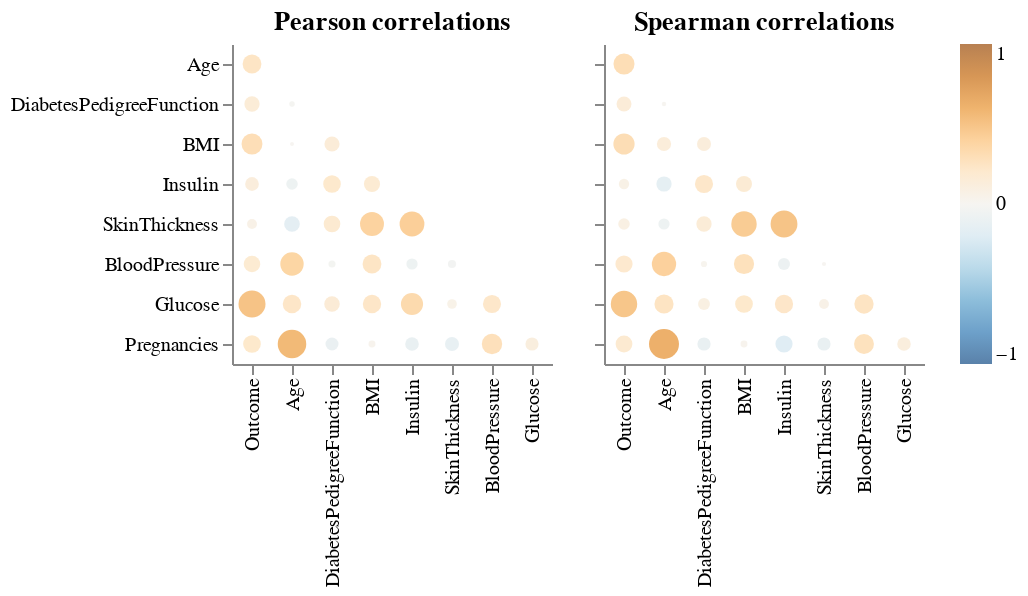

Write notebook code for a chart like this one.
### Code cell
# Visualize correlations across features
aly.corr(train_df)

### Figure 1 — Vega-Lite specification as saved in the notebook (floating-point values rounded to 4 significant figures)
{"config": {"view": {"continuousWidth": 300, "continuousHeight": 300, "strokeWidth": 0}}, "concat": [{"data": {"name": "data-4dfae0c8e23f5321a20c69ab94dbfc46"}, "mark": {"type": "circle"}, "encoding": {"color": {"field": "value", "scale": {"domain": [-1, 1], "scheme": "blueorange"}, "title": "", "type": "quantitative"}, "size": {"field": "abs_value", "legend": null, "scale": {"domain": [0, 1]}, "type": "quantitative"}, "tooltip": [{"field": "value", "format": ".2f", "title": "corr", "type": "quantitative"}, {"field": "index", "title": "x", "type": "nominal"}, {"field": "variable", "title": "y", "type": "nominal"}], "x": {"field": "index", "sort": ["Outcome", "Age", "DiabetesPedigreeFunction", "BMI", "Insulin", "SkinThickness", "BloodPressure", "Glucose"], "title": "", "type": "nominal"}, "y": {"axis": {}, "field": "variable", "sort": ["Age", "DiabetesPedigreeFunction", "BMI", "Insulin", "SkinThickness", "BloodPressure", "Glucose", "Pregnancies"], "title": "", "type": "nominal"}}, "title": "Pearson correlations", "transform": [{"calculate": "abs(datum.value)", "as": "abs_value"}]}, {"data": {"name": "data-6e3da3c3e57dcdd3475707af15cdaedc"}, "mark": {"type": "circle"}, "encoding": {"color": {"field": "value", "scale": {"domain": [-1, 1], "scheme": "blueorange"}, "title": "", "type": "quantitative"}, "size": {"field": "abs_value", "legend": null, "scale": {"domain": [0, 1]}, "type": "quantitative"}, "tooltip": [{"field": "value", "format": ".2f", "title": "corr", "type": "quantitative"}, {"field": "index", "title": "x", "type": "nominal"}, {"field": "variable", "title": "y", "type": "nominal"}], "x": {"field": "index", "sort": ["Outcome", "Age", "DiabetesPedigreeFunction", "BMI", "Insulin", "SkinThickness", "BloodPressure", "Glucose"], "title": "", "type": "nominal"}, "y": {"axis": {"labels": false}, "field": "variable", "sort": ["Age", "DiabetesPedigreeFunction", "BMI", "Insulin", "SkinThickness", "BloodPressure", "Glucose", "Pregnancies"], "title": "", "type": "nominal"}}, "title": "Spearman correlations", "transform": [{"calculate": "abs(datum.value)", "as": "abs_value"}]}], "resolve": {"axis": {"y": "shared"}}, "$schema": "https://vega.github.io/schema/vega-lite/v5.20.1.json", "datasets": {"data-4dfae0c8e23f5321a20c69ab94dbfc46": [{"index": "Outcome", "variable": "SkinThickness", "value": 0.05805}, {"index": "Age", "variable": "SkinThickness", "value": -0.1612}, {"index": "DiabetesPedigreeFunction", "variable": "SkinThickness", "value": 0.183}, {"index": "BMI", "variable": "SkinThickness", "value": 0.39}, {"index": "Insulin", "variable": "SkinThickness", "value": 0.4195}, {"index": "Outcome", "variable": "Pregnancies", "value": 0.2079}, {"index": "BloodPressure", "variable": "Pregnancies", "value": 0.2792}, {"index": "Glucose", "variable": "Pregnancies", "value": 0.1092}, {"index": "Age", "variable": "Pregnancies", "value": 0.5592}, {"index": "SkinThickness", "variable": "Pregnancies", "value": -0.127}, {"index": "Insulin", "variable": "Pregnancies", "value": -0.1188}, {"index": "BMI", "variable": "Pregnancies", "value": 0.02271}, {"index": "DiabetesPedigreeFunction", "variable": "Pregnancies", "value": -0.1068}, {"index": "Outcome", "variable": "Insulin", "value": 0.1217}, {"index": "BMI", "variable": "Insulin", "value": 0.171}, {"index": "DiabetesPedigreeFunction", "variable": "Insulin", "value": 0.2068}, {"index": "Age", "variable": "Insulin", "value": -0.08123}, {"index": "BloodPressure", "variable": "Glucose", "value": 0.2176}, {"index": "SkinThickness", "variable": "Glucose", "value": 0.05454}, {"index": "Outcome", "variable": "Glucose", "value": 0.4999}, {"index": "DiabetesPedigreeFunction", "variable": "Glucose", "value": 0.1571}, {"index": "BMI", "variable": "Glucose", "value": 0.2245}, {"index": "Insulin", "variable": "Glucose", "value": 0.3322}, {"index": "Age", "variable": "Glucose", "value": 0.2287}, {"index": "Age", "variable": "DiabetesPedigreeFunction", "value": -0.009616}, {"index": "Outcome", "variable": "DiabetesPedigreeFunction", "value": 0.1517}, {"index": "DiabetesPedigreeFunction", "variable": "BloodPressure", "value": -0.02334}, {"index": "Outcome", "variable": "BloodPressure", "value": 0.1812}, {"index": "Age", "variable": "BloodPressure", "value": 0.3714}, {"index": "BMI", "variable": "BloodPressure", "value": 0.237}, {"index": "Insulin", "variable": "BloodPressure", "value": -0.07735}, {"index": "SkinThickness", "variable": "BloodPressure", "value": -0.03634}, {"index": "DiabetesPedigreeFunction", "variable": "BMI", "value": 0.1486}, {"index": "Age", "variable": "BMI", "value": -0.0001026}, {"index": "Outcome", "variable": "BMI", "value": 0.2945}, {"index": "Outcome", "variable": "Age", "value": 0.2364}], "data-6e3da3c3e57dcdd3475707af15cdaedc": [{"index": "Outcome", "variable": "SkinThickness", "value": 0.08132}, {"index": "Age", "variable": "SkinThickness", "value": -0.07659}, {"index": "DiabetesPedigreeFunction", "variable": "SkinThickness", "value": 0.1526}, {"index": "BMI", "variable": "SkinThickness", "value": 0.4415}, {"index": "Insulin", "variable": "SkinThickness", "value": 0.4928}, {"index": "Outcome", "variable": "Pregnancies", "value": 0.1855}, {"index": "BloodPressure", "variable": "Pregnancies", "value": 0.2652}, {"index": "Glucose", "variable": "Pregnancies", "value": 0.1167}, {"index": "Age", "variable": "Pregnancies", "value": 0.618}, {"index": "SkinThickness", "variable": "Pregnancies", "value": -0.1103}, {"index": "Insulin", "variable": "Pregnancies", "value": -0.1944}, {"index": "BMI", "variable": "Pregnancies", "value": 0.02248}, {"index": "DiabetesPedigreeFunction", "variable": "Pregnancies", "value": -0.1112}, {"index": "Outcome", "variable": "Insulin", "value": 0.06386}, {"index": "BMI", "variable": "Insulin", "value": 0.1682}, {"index": "DiabetesPedigreeFunction", "variable": "Insulin", "value": 0.2191}, {"index": "Age", "variable": "Insulin", "value": -0.1515}, {"index": "BloodPressure", "variable": "Glucose", "value": 0.25}, {"index": "SkinThickness", "variable": "Glucose", "value": 0.05667}, {"index": "Outcome", "variable": "Glucose", "value": 0.4772}, {"index": "DiabetesPedigreeFunction", "variable": "Glucose", "value": 0.08835}, {"index": "BMI", "variable": "Glucose", "value": 0.209}, {"index": "Insulin", "variable": "Glucose", "value": 0.2233}, {"index": "Age", "variable": "Glucose", "value": 0.2445}, {"index": "Age", "variable": "DiabetesPedigreeFunction", "value": 0.002054}, {"index": "Outcome", "variable": "DiabetesPedigreeFunction", "value": 0.1444}, {"index": "DiabetesPedigreeFunction", "variable": "BloodPressure", "value": 0.0157}, {"index": "Outcome", "variable": "BloodPressure", "value": 0.1963}, {"index": "Age", "variable": "BloodPressure", "value": 0.4028}, {"index": "BMI", "variable": "BloodPressure", "value": 0.2732}, {"index": "Insulin", "variable": "BloodPressure", "value": -0.08945}, {"index": "SkinThickness", "variable": "BloodPressure", "value": 0.000839}, {"index": "DiabetesPedigreeFunction", "variable": "BMI", "value": 0.127}, {"index": "Age", "variable": "BMI", "value": 0.1305}, {"index": "Outcome", "variable": "BMI", "value": 0.3049}, {"index": "Outcome", "variable": "Age", "value": 0.2986}]}}
